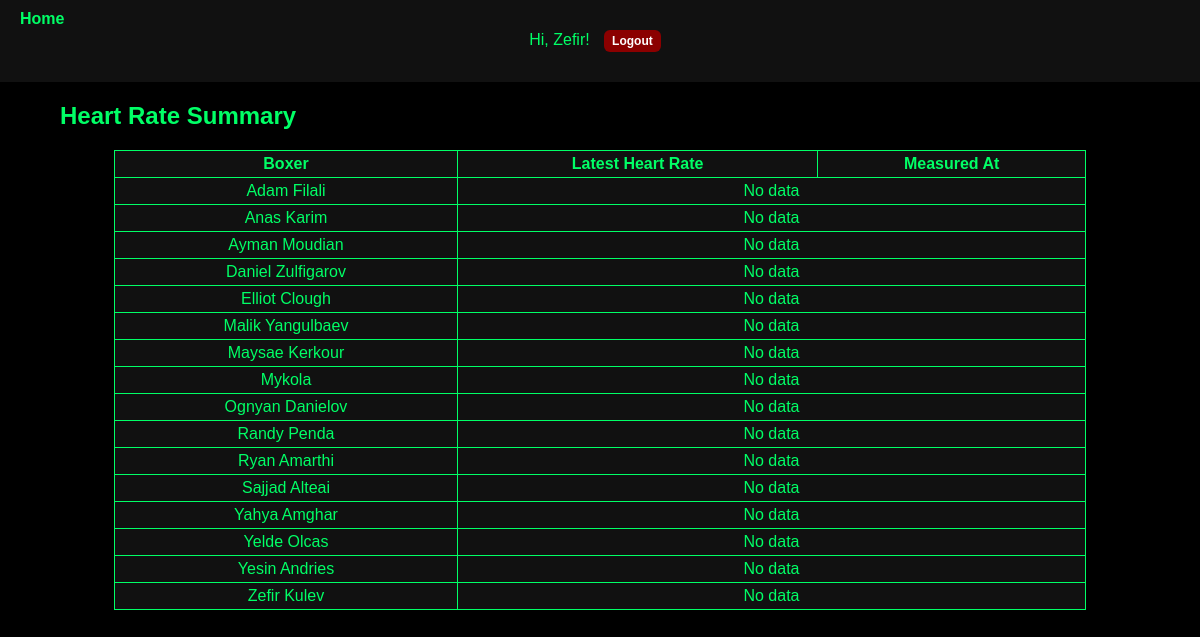
The app's page /heart-rate/summary/ (signed in), older data.
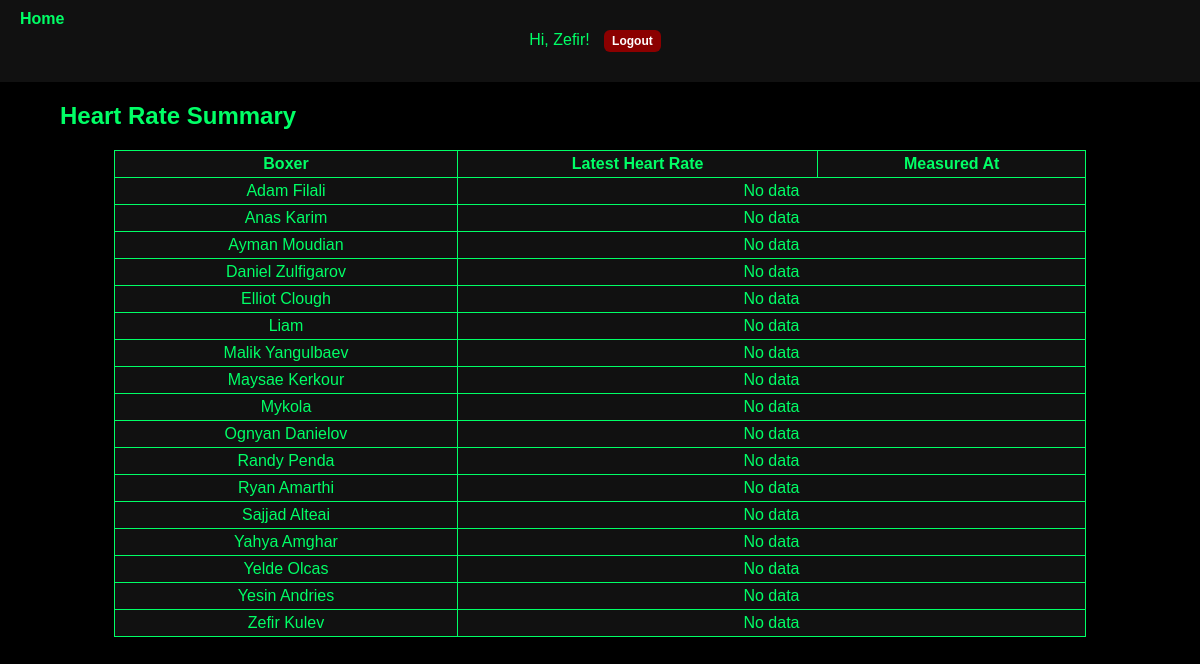
The same page, newer data.
### BoxersPresenceApp/models.py (models this page shows, shortened)
class Boxer(models.Model):
    uuid = models.UUIDField(default=uuid4, editable=False, db_index=True)
    name = models.CharField(max_length=120)
    date_of_birth = models.DateField(blank=True, null=True)  # Birthday (optional)
    parent_name = models.CharField(max_length=120, blank=True, default="")  # NEW (optional)
    gym = models.ForeignKey(Gym, on_delete=models.PROTECT, related_name="boxers")
    coaches = models.ManyToManyField(settings.AUTH_USER_MODEL, blank=True, related_name="boxers")
    shared_with_gyms = models.ManyToManyField(Gym, blank=True, related_name="shared_boxers")

### BoxersPresenceApp/views.py (the view)
# urls.py: path('heart-rate/summary/', views.HeartRateSummaryView.as_view(), name='heart_rate_summary'),
class HeartRateSummaryView(LoginRequiredMixin, TemplateView):
    template_name = "heartrate/heart_rate_summary.html"
    def get_context_data(self, **kwargs):
        ctx = super().get_context_data(**kwargs)
        gym = user_gym(self.request)
        if self.request.user.is_superuser:
            boxers = Boxer.objects.all()
        elif gym:
            boxers = Boxer.objects.filter(
                Q(gym=gym) | Q(shared_with_gyms=gym) | Q(coaches=self.request.user)
            ).distinct()
        else:
            boxers = Boxer.objects.filter(coaches=self.request.user).distinct()
        boxers = boxers.order_by("name")
        hr_qs = HeartRate.objects.filter(boxer__in=boxers)
        latest = hr_qs.values("boxer_id").annotate(last_measured=Max("measured_at"))
        last_map = {row["boxer_id"]: row["last_measured"] for row in latest}
        filt = Q()
        for b_id, ts in last_map.items():
            filt |= (Q(boxer_id=b_id) & Q(measured_at=ts))
        latest_objs = hr_qs.filter(filt) if last_map else hr_qs.none()
        latest_objs = latest_objs.select_related("boxer")
        obj_map = {hr.boxer_id: hr for hr in latest_objs}
        rows = []
        for boxer in boxers:
            rows.append({
                "boxer": boxer,
                "latest": obj_map.get(boxer.id),
            })
        ctx["rows"] = rows
        return ctx

### BoxersPresenceApp/context_processors.py (called while the page is built)
def role_flags(request):
    is_parent = False
    if getattr(request, "user", None) and request.user.is_authenticated:
        try:
            request.user.parent_profile
            is_parent = True
        except ParentProfile.DoesNotExist:
            pass
    return {"is_parent": is_parent}

### BoxersPresenceApp/utils.py (called while the page is built)
def user_gym(request_or_user):
    user = getattr(request_or_user, "user", request_or_user)
    try:
        return user.coach_profile.gym
    except Exception:
        return Gym.objects.first()

### templates/heartrate/heart_rate_summary.html
{% extends "base.html" %}
{% block content %}
<h2>Heart Rate Summary</h2>
<table>
  <thead>
    <tr>
      <th>Boxer</th>
      <th>Latest Heart Rate</th>
      <th>Measured At</th>
    </tr>
  </thead>
  <tbody>
    {% for row in rows %}
      <tr>
        <td>{{ row.boxer.name }}</td>
        {% if row.latest %}
          <td>{{ row.latest.bpm }} bpm</td>
          <td>{{ row.latest.measured_at|date:"Y-m-d H:i" }}</td>
        {% else %}
          <td colspan="2">No data</td>
        {% endif %}
      </tr>
    {% endfor %}
  </tbody>
</table>
{% endblock %}

Row changes from the older to the newer data that the page shows:
added Boxer: boxer.name "Liam"
